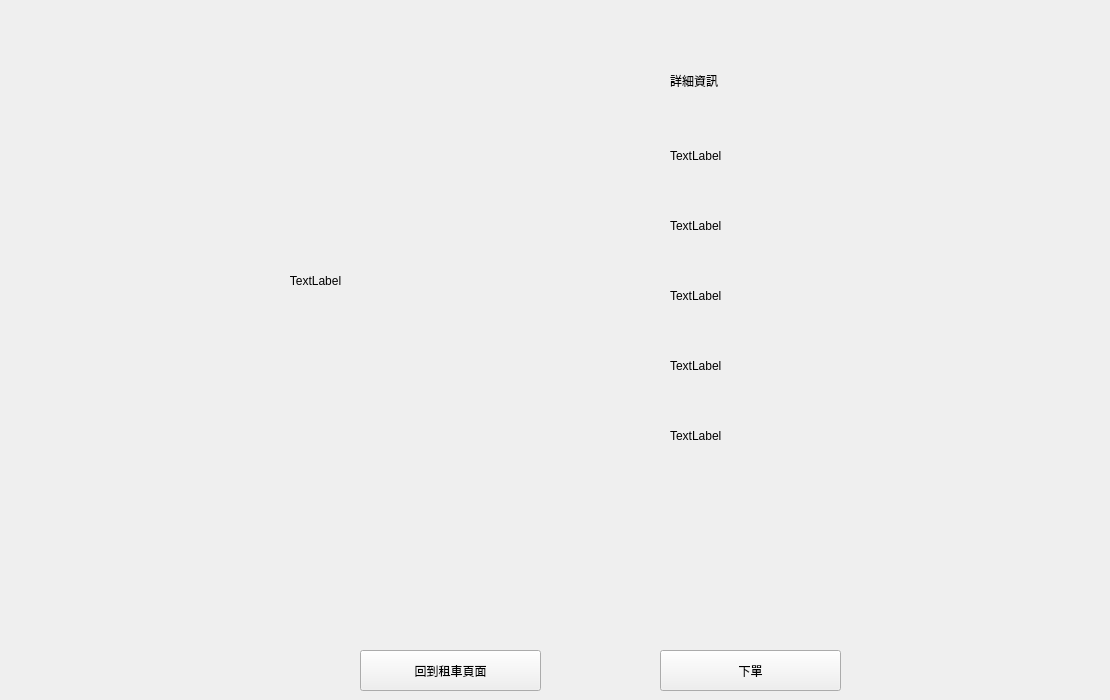
    <widget class="QWidget" name="product_pge">
     <widget class="QLabel" name="product_picture">
      <property name="geometry">
       <rect>
        <x>10</x>
        <y>20</y>
        <width>611</width>
        <height>521</height>
       </rect>
      </property>
      <property name="text">
       <string>TextLabel</string>
      </property>
      <property name="alignment">
       <set>Qt::AlignCenter</set>
      </property>
     </widget>
     <widget class="QLabel" name="brand">
      <property name="geometry">
       <rect>
        <x>670</x>
        <y>140</y>
        <width>431</width>
        <height>31</height>
       </rect>
      </property>
      <property name="text">
       <string>TextLabel</string>
      </property>
     </widget>
     <widget class="QLabel" name="model">
      <property name="geometry">
       <rect>
        <x>670</x>
        <y>210</y>
        <width>431</width>
        <height>31</height>
       </rect>
      </property>
      <property name="text">
       <string>TextLabel</string>
      </property>
     </widget>
     <widget class="QLabel" name="km">
      <property name="geometry">
       <rect>
        <x>670</x>
        <y>280</y>
        <width>431</width>
        <height>31</height>
       </rect>
      </property>
      <property name="text">
       <string>TextLabel</string>
      </property>
     </widget>
     <widget class="QLabel" name="Max_Seat">
      <property name="geometry">
       <rect>
        <x>670</x>
        <y>350</y>
        <width>431</width>
        <height>31</height>
       </rect>
      </property>
      <property name="text">
       <string>TextLabel</string>
      </property>
     </widget>
     <widget class="QLabel" name="Reantal_Price">
      <property name="geometry">
       <rect>
        <x>670</x>
        <y>420</y>
        <width>431</width>
        <height>31</height>
       </rect>
      </property>
      <property name="text">
       <string>TextLabel</string>
      </property>
     </widget>
     <widget class="QPushButton" name="Order_Button">
      <property name="geometry">
       <rect>
        <x>660</x>
        <y>650</y>
        <width>181</width>
        <height>41</height>
       </rect>
      </property>
      <property name="text">
       <string>下單</string>
      </property>
     </widget>
     <widget class="QPushButton" name="Return_RentalCar_Button">
      <property name="geometry">
       <rect>
        <x>360</x>
        <y>650</y>
        <width>181</width>
        <height>41</height>
       </rect>
      </property>
      <property name="text">
       <string>回到租車頁面</string>
      </property>
     </widget>
     <widget class="QLabel" name="label_11">
      <property name="geometry">
       <rect>
        <x>670</x>
        <y>60</y>
        <width>421</width>
        <height>41</height>
       </rect>
      </property>
      <property name="styleSheet">
       <string notr="true">font: 18pt &quot;Arial&quot;;</string>
      </property>
      <property name="text">
       <string>詳細資訊</string>
      </property>
     </widget>
    </widget>
